Frame 1 (no input): blank canvas, image omitted
Frame 60 (no input): blank canvas, image omitted
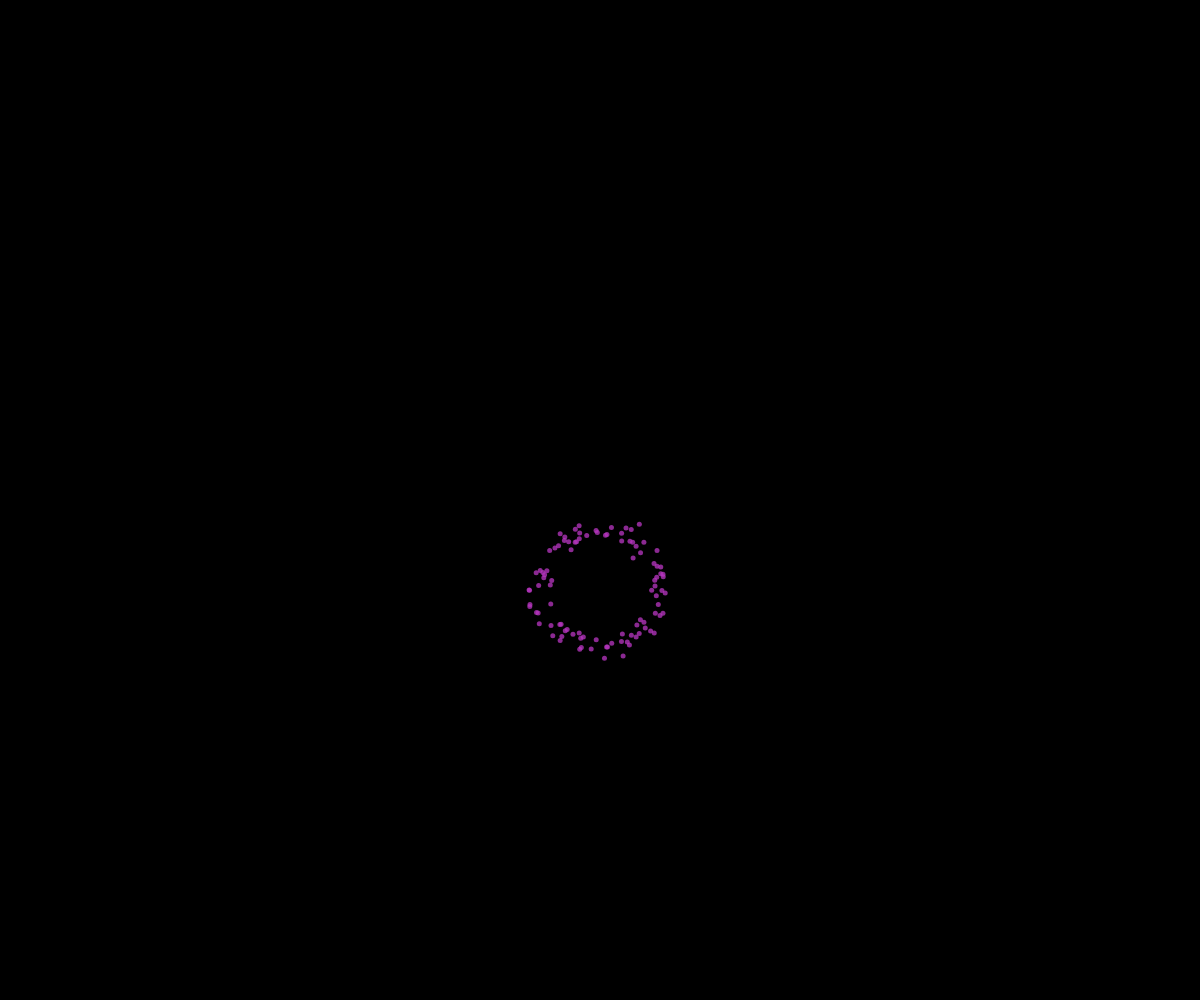
Frame 120 (the mouse pressed at the canvas centre since frame 60)

The p5.js sketch whose frames 1 and 60 were blank and that drew this single picture after the mouse press (run headless with seeded random() and noise() and a simulated clock; from frame 60 on, the mouse is pressed at the canvas centre):

// p5.js sketch
// ── sketch.js
// Fireworks OOP

let fireworks = [];

function setup() {
  createCanvas(windowWidth, windowHeight);
  angleMode(DEGREES);
}

function draw() {
  background("black");
  for (let i = fireworks.length - 1; i >= 0; i--) {
    fireworks[i].update();
    fireworks[i].display();

    //remove if needed
    if (fireworks[i].isDead()) {
      fireworks.splice(i, 1);
    }
  }
}

function mousePressed() {
  let howMany = 100;
  let r = random(255);
  let g = random(255);
  let b = random(255);
  let angle = 0;
  for (let i = 0; i < howMany; i++) {
    spawnSpark(r, g, b, angle);
    angle += 360/howMany;
  }
}

function spawnSpark(r, g, b, angle) {
  let theSpark = new Spark(mouseX, mouseY, 
    cos(angle) + random(-0.2, 0.2), sin(angle) + random(-0.2, 0.2),
    r, g, b);
  fireworks.push(theSpark);
}
// ── spark.js
class Spark {
  constructor(x, y, dx, dy, r, g, b) {
    this.x = x;
    this.y = y;
    this.dx = dx;
    this.dy = dy;
    this.r = r;
    this.g = g;
    this.b = b;
    this.alpha = 255;
    this.size = 5;
    this.gravity = 0.05;
  }
  
  display() {
    noStroke();
    fill(this.r, this.g, this.b, this.alpha);
    circle(this.x, this.y, this.size);
  }
  
  update() {
    this.x += this.dx;
    this.y += this.dy;
  
    this.alpha--; //fade away
    this.dy += this.gravity;
  }
  
  isDead() {
    return this.alpha <= 0;
  }
}
